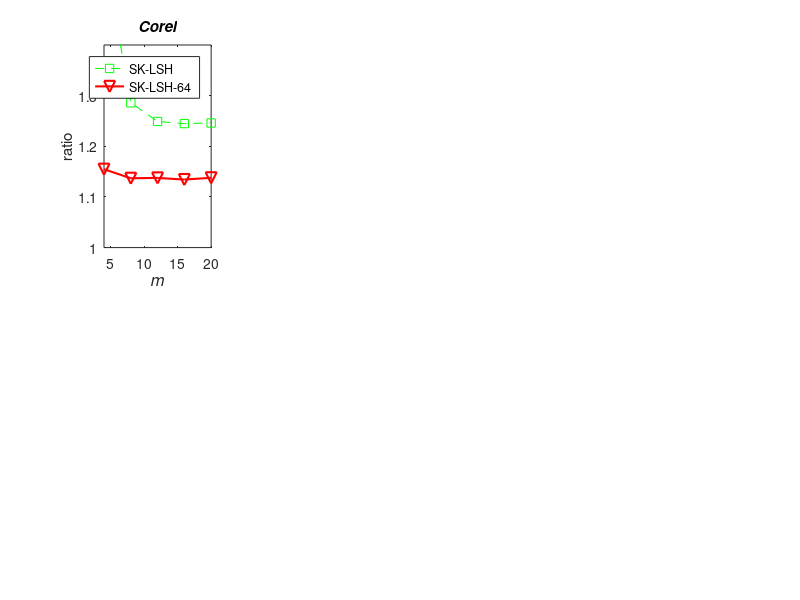

Source code (MATLAB): (Note: this script raises an error after producing the figure.)
%% depict the performance comparison between SK-LSH and SK-LSH-CK
% divide sub figure

% some common config
line1 = ['--rv'; '--gs'; '--cd'; '--bo'; '--m*'; '--gs'];
line2 = ['-rv'; '-gs'; '-cd'; '-bo'; '-m*'; '-gs'];
figure_FontSize=10;

hold on;

%% Corel
% ratio
subplot(2,4,1);

x_m = [4:4:20]';
y1 = [1.581718, 1.285933, 1.249016, 1.244867, 1.245978]';
y2 = [1.154772, 1.136868, 1.137554, 1.134341, 1.13777]';
plot(x_m, y1, line1(6,:), x_m, y2, line2(1,:), 'LineWidth',1.5, 'MarkerSize',8);

xlabel('m');
ylabel('ratio');
hl = legend('SK-LSH', 'SK-LSH-64');
set(hl, 'Fontname', 'Helvetica');
title('Corel', 'FontAngle', 'Italic');
axis([4,20,1,1.4]);

set(get(gca,'XLabel'),'FontSize',12, 'FontAngle', 'Italic', 'Vertical','top');
set(get(gca,'YLabel'),'FontSize',12, 'FontAngle', 'Italic', 'Vertical','middle');
set(gca, 'Fontname', 'Helvetica', 'Fontsize', 10);
set(gcf,'Position',[30 10 1440 600]);
set(gca, 'XTick', x_m');
set(gca, 'YTick', [1:0.1:1.4]);


% recall
subplot(2,4,5);

x_m = [4:4:20]';
y1 = [0.2995, 0.5418, 0.6038, 0.6075, 0.6022]';
y2 = [0.7599, 0.7948, 0.7931, 0.7652, 0.799]';
plot(x_m, y1, line1(6,:), x_m, y2, line2(1,:), 'LineWidth',1.5, 'MarkerSize',8);

xlabel('m');
ylabel('recall@100');
legend('SK-LSH', 'SK-LSH-64');
title('Corel', 'FontAngle', 'Italic');
axis([4,20,0,1]);
set(get(gca,'XLabel'),'FontSize',12, 'FontAngle', 'Italic', 'Vertical','top');
set(get(gca,'YLabel'),'FontSize',12, 'FontAngle', 'Italic', 'Vertical','middle');
set(findobj('FontSize',10),'FontSize',figure_FontSize);
set(gca, 'Fontname', 'Helvetica', 'Fontsize', 10);
set(gcf,'Position',[30 10 1440 600]);
set(gca, 'XTick', x_m');
set(gca, 'YTick', [0:0.2:1]);

%% Aerial
% ratio
subplot(2,4,2);

x_m = [10:10:50]';
y1 = [1.304854, 1.252925, 1.243078, 1.230384, 1.233827]';
y2 = [1.173299, 1.163369, 1.164691, 1.165087, 1.162952]';
plot(x_m, y1, line1(6,:), x_m, y2, line2(1,:), 'LineWidth',1.5, 'MarkerSize',8);

xlabel('m');
ylabel('ratio');
legend('SK-LSH', 'SK-LSH-64');
title('Aerial', 'FontAngle', 'Italic');
axis([10,50, 1,1.4]);

set(get(gca,'XLabel'),'FontSize',12, 'FontAngle', 'Italic', 'Vertical','top');
set(get(gca,'YLabel'),'FontSize',12, 'FontAngle', 'Italic', 'Vertical','middle');
set(findobj('FontSize',10),'FontSize',figure_FontSize);
set(gca, 'Fontname', 'Helvetica', 'Fontsize', 10);
set(gcf,'Position',[30 10 1440 600]);
set(gca, 'XTick', x_m');
set(gca, 'YTick', [1:0.1:1.4]);

% recall
subplot(2,4,6);

x_m = [10:10:50]';
y1 = [0.2444, 0.3026, 0.3153, 0.3267, 0.3271]';
y2 = [0.5212, 0.5257, 0.5339, 0.5276, 0.5359]';
plot(x_m, y1, line1(6,:), x_m, y2, line2(1,:), 'LineWidth',1.5, 'MarkerSize',8);

xlabel('m');
ylabel('recall@100');
legend('SK-LSH', 'SK-LSH-64');
title('Aerial', 'FontAngle', 'Italic');
axis([10,50,0,1]);
set(get(gca,'XLabel'),'FontSize',12, 'FontAngle', 'Italic', 'Vertical','top');
set(get(gca,'YLabel'),'FontSize',12, 'FontAngle', 'Italic', 'Vertical','middle');
set(findobj('FontSize',10),'FontSize',figure_FontSize);
set(gca, 'Fontname', 'Helvetica', 'Fontsize', 10);
set(gcf,'Position',[30 10 1440 600]);
set(gca, 'XTick', x_m');
set(gca, 'YTick', [0:0.2:1]);


%% sift_1M
% ratio
subplot(2,4,3);

x_m = [20:10:60]';
y1 = [1.242984, 1.246193, 1.242206, 1.242124, 1.241504]';
y2 = [1.164532, 1.162955, 1.166155, 1.166009, 1.167549]';
plot(x_m, y1, line1(6,:), x_m, y2, line2(1,:), 'LineWidth',1.5, 'MarkerSize',8);

xlabel('m');
ylabel('ratio');
legend('SK-LSH', 'SK-LSH-64');
title('SIFT', 'FontAngle', 'Italic');
axis([20,60, 1,1.4]);

set(get(gca,'XLabel'),'FontSize',12, 'FontAngle', 'Italic', 'Vertical','top');
set(get(gca,'YLabel'),'FontSize',12, 'FontAngle', 'Italic', 'Vertical','middle');
set(findobj('FontSize',10),'FontSize',figure_FontSize);
set(gca, 'Fontname', 'Helvetica', 'Fontsize', 10);
set(gcf,'Position',[30 10 1440 600]);
set(gca, 'XTick', x_m');
set(gca, 'YTick', [1:0.1:1.4]);

% recall
subplot(2,4,7);

x_m = [20:10:60]';
y1 = [0.1239, 0.1238, 0.1217, 0.1197, 0.1217]';
y2 = [0.2561, 0.2522, 0.2542, 0.2579, 0.245]';
plot(x_m, y1, line1(6,:), x_m, y2, line2(1,:), 'LineWidth',1.5, 'MarkerSize',8);

xlabel('m');
ylabel('recall@100');
legend('SK-LSH', 'SK-LSH-64');
title('SIFT', 'FontAngle', 'Italic');
axis([20,60,0,1]);
set(get(gca,'XLabel'),'FontSize',12, 'FontAngle', 'Italic', 'Vertical','top');
set(get(gca,'YLabel'),'FontSize',12, 'FontAngle', 'Italic', 'Vertical','middle');
set(findobj('FontSize',10),'FontSize',figure_FontSize);
set(gca, 'Fontname', 'Helvetica', 'Fontsize', 10);
set(gcf,'Position',[30 10 1440 600]);
set(gca, 'XTick', x_m');
set(gca, 'YTick', [0:0.2:1]);

%% audio
% ratio
subplot(2,4,4);

x_m = [10:10:50]';
y1 = [1.204183,1.183639,1.194266,1.190805,1.195041]';
y2 = [1.087324,1.093267,1.0796,1.084618,1.0945]';
plot(x_m, y1, line1(6,:), x_m, y2, line2(1,:), 'LineWidth',1.5, 'MarkerSize',8);

xlabel('m');
ylabel('ratio');
legend('SK-LSH', 'SK-LSH-64');
title('Audio', 'FontAngle', 'Italic');
axis([10,50, 1,1.4]);

set(get(gca,'XLabel'),'FontSize',12, 'FontAngle', 'Italic', 'Vertical','top');
set(get(gca,'YLabel'),'FontSize',12, 'FontAngle', 'Italic', 'Vertical','middle');
set(findobj('FontSize',10),'FontSize',figure_FontSize);
set(gca, 'Fontname', 'Helvetica', 'Fontsize', 10);
set(gcf,'Position',[30 10 1440 600]);
set(gca, 'XTick', x_m');
set(gca, 'YTick', [1:0.1:1.4]);

% recall
subplot(2,4,8);

x_m = [10:10:50]';
y1 = [0.34,0.376,0.35,0.334,0.349]';
y2 = [0.601,0.593,0.629,0.645,0.547]';
plot(x_m, y1, line1(6,:), x_m, y2, line2(1,:), 'LineWidth',1.5, 'MarkerSize',8);

xlabel('m');
ylabel('recall@100');
legend('SK-LSH', 'SK-LSH-64');
title('Audio', 'FontAngle', 'Italic');
axis([10,50,0,1]);
set(get(gca,'XLabel'),'FontSize',12, 'FontAngle', 'Italic', 'Vertical','top');
set(get(gca,'YLabel'),'FontSize',12, 'FontAngle', 'Italic', 'Vertical','middle');
set(findobj('FontSize',10),'FontSize',figure_FontSize);
set(gca, 'Fontname', 'Helvetica', 'Fontsize', 10);
set(gcf,'Position',[30 10 1440 600]);
set(gca, 'XTick', x_m');
set(gca, 'YTick', [0:0.2:1]);
